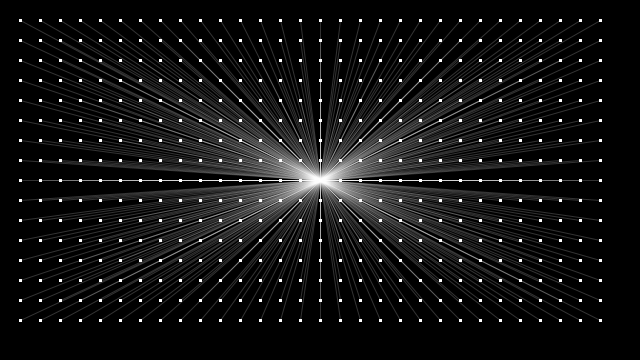
Frame 1 (no input)
Frame 60 (the mouse pressed at the canvas centre just before this capture): identical to frame 1, image omitted
Frame 120 (the mouse held since frame 60 and released just before this capture): identical to frame 1, image omitted

The Processing sketch that drew this single still picture (run headless with seeded random() and noise(); from frame 60 on, the mouse is pressed at the canvas centre):

// Processing sketch: forloopgridsize
// ── forloopgridsize.pde
//Global Variables

int gridSize = 20;


void setup () {
  size(640, 360);
}

void draw () {
  background (0);
  
  for(int x = gridSize; x < width - gridSize; x+=gridSize){
    for (int y = gridSize; y < height - gridSize; y+=gridSize){
      noStroke();
      fill(255);
      rect(x-1, y-1, 3, 3);
      stroke(255,50);
      line(x,y,width/2,height/2);
    }
  }
}  
